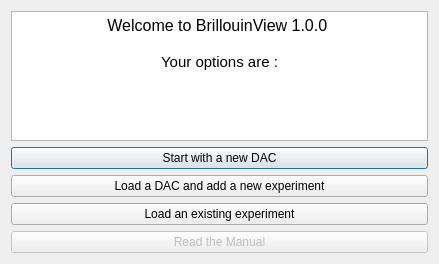
<?xml version="1.0" encoding="UTF-8"?>
<ui version="4.0">
 <class>Prequel_Dialog</class>
 <widget class="QDialog" name="Prequel_Dialog">
  <property name="geometry">
   <rect>
    <x>0</x>
    <y>0</y>
    <width>439</width>
    <height>264</height>
   </rect>
  </property>
  <property name="windowTitle">
   <string>Welcome to BrillouinView 1.0.0</string>
  </property>
  <layout class="QVBoxLayout" name="verticalLayout">
   <item>
    <widget class="QTextBrowser" name="textBrowser">
     <property name="html">
      <string>&lt;!DOCTYPE HTML PUBLIC &quot;-//W3C//DTD HTML 4.0//EN&quot; &quot;http://www.w3.org/TR/REC-html40/strict.dtd&quot;&gt;
&lt;html&gt;&lt;head&gt;&lt;meta name=&quot;qrichtext&quot; content=&quot;1&quot; /&gt;&lt;style type=&quot;text/css&quot;&gt;
p, li { white-space: pre-wrap; }
&lt;/style&gt;&lt;/head&gt;&lt;body style=&quot; font-family:'Ubuntu Sans'; font-size:11pt; font-weight:400; font-style:normal;&quot;&gt;
&lt;p align=&quot;center&quot; style=&quot; margin-top:0px; margin-bottom:0px; margin-left:0px; margin-right:0px; -qt-block-indent:0; text-indent:0px;&quot;&gt;&lt;span style=&quot; font-size:12pt;&quot;&gt;Welcome to BrillouinView 1.0.0 &lt;/span&gt;&lt;/p&gt;
&lt;p align=&quot;center&quot; style=&quot;-qt-paragraph-type:empty; margin-top:0px; margin-bottom:0px; margin-left:0px; margin-right:0px; -qt-block-indent:0; text-indent:0px;&quot;&gt;&lt;br /&gt;&lt;/p&gt;
&lt;p align=&quot;center&quot; style=&quot; margin-top:0px; margin-bottom:0px; margin-left:0px; margin-right:0px; -qt-block-indent:0; text-indent:0px;&quot;&gt;Your options are :&lt;/p&gt;&lt;/body&gt;&lt;/html&gt;</string>
     </property>
    </widget>
   </item>
   <item>
    <spacer name="verticalSpacer">
     <property name="orientation">
      <enum>Qt::Vertical</enum>
     </property>
     <property name="sizeHint" stdset="0">
      <size>
       <width>20</width>
       <height>40</height>
      </size>
     </property>
    </spacer>
   </item>
   <item>
    <widget class="QPushButton" name="button_new_dac">
     <property name="text">
      <string>Start with a new DAC</string>
     </property>
    </widget>
   </item>
   <item>
    <widget class="QPushButton" name="button_load_dac">
     <property name="enabled">
      <bool>true</bool>
     </property>
     <property name="text">
      <string>Load a DAC and add a new experiment</string>
     </property>
    </widget>
   </item>
   <item>
    <widget class="QPushButton" name="button_load_experiment">
     <property name="enabled">
      <bool>true</bool>
     </property>
     <property name="text">
      <string>Load an existing experiment</string>
     </property>
    </widget>
   </item>
   <item>
    <widget class="QPushButton" name="button_read_manual">
     <property name="enabled">
      <bool>false</bool>
     </property>
     <property name="text">
      <string>Read the Manual</string>
     </property>
    </widget>
   </item>
  </layout>
 </widget>
 <resources/>
 <connections/>
</ui>
